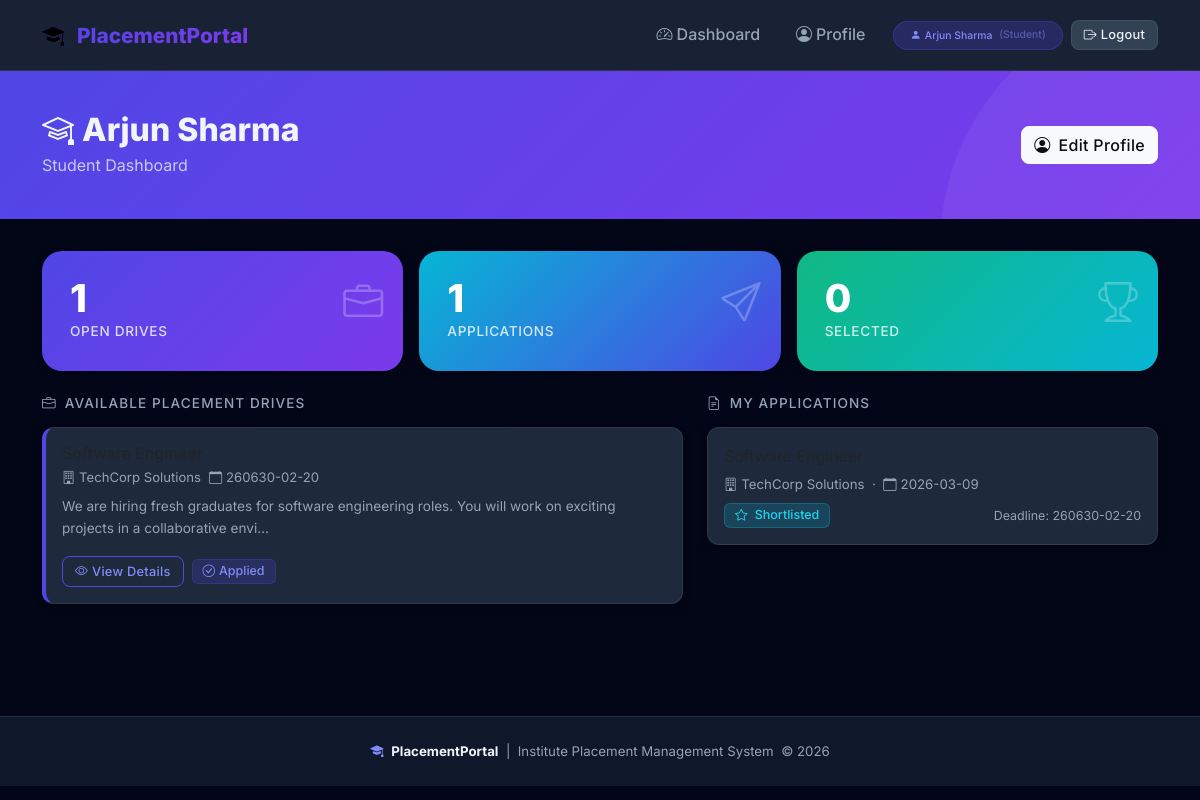
/student/dashboard (signed in), run on the app's committed database.
### tables this page shows
CREATE TABLE placement_drives (
                id          INTEGER PRIMARY KEY AUTOINCREMENT,
                company_id  INTEGER NOT NULL,
                job_title   TEXT    NOT NULL,
                job_desc    TEXT    NOT NULL,
                eligibility TEXT    NOT NULL,
                deadline    TEXT    NOT NULL,
                status      TEXT    NOT NULL DEFAULT 'Pending',
                created_at  TEXT    NOT NULL DEFAULT (datetime('now')),
                FOREIGN KEY (company_id) REFERENCES companies(id) ON DELETE CASCADE
            );

CREATE TABLE companies (
                id          INTEGER PRIMARY KEY AUTOINCREMENT,
                name        TEXT    NOT NULL,
                email       TEXT    NOT NULL UNIQUE,
                password    TEXT    NOT NULL,
                website     TEXT,
                hr_contact  TEXT,
                is_approved INTEGER NOT NULL DEFAULT 0,
                created_at  TEXT    NOT NULL DEFAULT (datetime('now'))
            );

CREATE TABLE applications (
                id           INTEGER PRIMARY KEY AUTOINCREMENT,
                student_id   INTEGER NOT NULL,
                drive_id     INTEGER NOT NULL,
                applied_date TEXT    NOT NULL DEFAULT (datetime('now')),
                status       TEXT    NOT NULL DEFAULT 'Applied',
                FOREIGN KEY (student_id) REFERENCES students(id) ON DELETE CASCADE,
                FOREIGN KEY (drive_id)   REFERENCES placement_drives(id) ON DELETE CASCADE,
                UNIQUE (student_id, drive_id)
            );

### app.py (the view)
@app.route('/student/dashboard')
@login_required_student
def student_dashboard():
    sid = session['user_id']
    applied_ids = {row['drive_id'] for row in
                   query_db("SELECT drive_id FROM applications WHERE student_id = ?", [sid])}
    drives = query_db("""
        SELECT pd.*, c.name AS company_name
        FROM placement_drives pd JOIN companies c ON pd.company_id = c.id
        WHERE pd.status = 'Approved'
        ORDER BY pd.deadline ASC
    """)
    my_apps = query_db("""
        SELECT a.*, pd.job_title, pd.deadline, c.name AS company_name
        FROM applications a
        JOIN placement_drives pd ON a.drive_id = pd.id
        JOIN companies c ON pd.company_id = c.id
        WHERE a.student_id = ?
        ORDER BY a.applied_date DESC
    """, [sid])
    return render_template('student/dashboard.html',
                           drives=drives, my_apps=my_apps, applied_ids=applied_ids)

### app.py (called while the page is built)
def get_db():
    if 'db' not in g:
        g.db = sqlite3.connect(DATABASE)
        g.db.row_factory = sqlite3.Row
        g.db.execute("PRAGMA foreign_keys = ON")
    return g.db

def query_db(query, args=(), one=False):
    cur = get_db().execute(query, args)
    rv = cur.fetchall()
    cur.close()
    return (rv[0] if rv else None) if one else rv

def login_required(role):
    def decorator(f):
        @wraps(f)
        def decorated(*args, **kwargs):
            if session.get('role') != role:
                flash('Please log in to access that page.', 'warning')
                return redirect(url_for('login'))
            return f(*args, **kwargs)
        return decorated
    return decorator

@app.context_processor
def inject_now():
    return {'now': datetime.now()}

### templates/student/dashboard.html (shortened to what this page needs)
{% extends "base.html" %}
{% block content %}
<div class="page-header">
  <div class="container d-flex justify-content-between align-items-center flex-wrap gap-3">
    <div>
      <h1 class="mb-1"><i class="bi bi-mortarboard me-2"></i>{{ session.user_name }}</h1>
      <p class="mb-0 opacity-75">Student Dashboard</p>
    </div>
    <a href="{{ url_for('student_profile') }}" class="btn btn-light fw-600">
      <i class="bi bi-person-circle me-2"></i>Edit Profile
    </a>
  </div>
</div>
<div class="container pb-5">
  <div class="row g-3 mb-4">
    <div class="col-sm-4">
      <div class="card stat-card stat-primary">
        <div class="card-body">
          <span class="stat-icon"><i class="bi bi-briefcase"></i></span>
          <div class="stat-value">{{ drives|length }}</div>
          <div class="stat-label">Open Drives</div>
        </div>
      </div>
    </div>
    <div class="col-sm-4">
      <div class="card stat-card stat-accent">
        <div class="card-body">
          <span class="stat-icon"><i class="bi bi-send"></i></span>
          <div class="stat-value">{{ my_apps|length }}</div>
          <div class="stat-label">Applications</div>
        </div>
      </div>
    </div>
    <div class="col-sm-4">
      <div class="card stat-card stat-success">
        <div class="card-body">
          <span class="stat-icon"><i class="bi bi-trophy"></i></span>
          <div class="stat-value">
            {{ my_apps|selectattr('status','equalto','Selected')|list|length }}
          </div>
          <div class="stat-label">Selected</div>
        </div>
      </div>
    </div>
  </div>
  <div class="row g-4">
    <div class="col-lg-7">
      <h5 class="fw-600 mb-3" style="color:var(--text-secondary);font-size:0.85rem;text-transform:uppercase;letter-spacing:0.08em;">
        <i class="bi bi-briefcase me-2"></i>Available Placement Drives
      </h5>
      {% if drives %}
        {% for d in drives %}
        <div class="drive-card card mb-3">
          <div class="card-body">
            <div class="d-flex justify-content-between align-items-start flex-wrap gap-2">
              <div>
                <h6 class="fw-700 mb-1">{{ d.job_title }}</h6>
                <div class="d-flex gap-2 flex-wrap mb-2" style="font-size:0.82rem;color:var(--text-secondary);">
                  <span><i class="bi bi-building me-1"></i>{{ d.company_name }}</span>
                  <span><i class="bi bi-calendar me-1"></i>{{ d.deadline }}</span>
                </div>
                <p class="mb-0" style="color:var(--text-secondary);font-size:0.85rem;">
                  {{ d.job_desc[:120] }}{% if d.job_desc|length > 120 %}…{% endif %}
                </p>
              </div>
            </div>
            <div class="d-flex gap-2 mt-3 align-items-center flex-wrap">
              <a href="{{ url_for('student_view_drive', did=d.id) }}"
                 class="btn btn-sm btn-outline-primary">
                <i class="bi bi-eye me-1"></i>View Details
              </a>
              {% if d.id in applied_ids %}
                <span class="badge badge-applied"><i class="bi bi-check-circle me-1"></i>Applied</span>
              {% else %}
                <form method="POST" action="{{ url_for('student_apply', did=d.id) }}" class="d-inline">
                  <button type="submit" class="btn btn-sm btn-primary">
                    <i class="bi bi-send me-1"></i>Apply Now
                  </button>
                </form>
              {% endif %}
            </div>
          </div>
        </div>
        {% endfor %}
      {% else %}
      <div class="empty-state">
        <div class="empty-icon"><i class="bi bi-briefcase"></i></div>
        <p>No approved placement drives available right now.</p>
      </div>
      {% endif %}
    </div>
    <div class="col-lg-5">
      <h5 class="fw-600 mb-3" style="color:var(--text-secondary);font-size:0.85rem;text-transform:uppercase;letter-spacing:0.08em;">
        <i class="bi bi-file-earmark-text me-2"></i>My Applications
      </h5>
      {% if my_apps %}
        {% for a in my_apps %}
        <div class="card mb-3">
          <div class="card-body">
            <div class="fw-700 mb-1">{{ a.job_title }}</div>
            <div style="color:var(--text-secondary);font-size:0.83rem;" class="mb-2">
              <i class="bi bi-building me-1"></i>{{ a.company_name }}
              &nbsp;·&nbsp;
              <i class="bi bi-calendar me-1"></i>{{ a.applied_date[:10] }}
            </div>
            <div class="d-flex justify-content-between align-items-center">
              <span class="badge badge-{{ a.status|lower }}">
                {% if a.status == 'Applied' %}<i class="bi bi-clock me-1"></i>
                {% elif a.status == 'Shortlisted' %}<i class="bi bi-star me-1"></i>
                {% elif a.status == 'Selected' %}<i class="bi bi-trophy me-1"></i>
                {% else %}<i class="bi bi-x-circle me-1"></i>{% endif %}
                {{ a.status }}
              </span>
              <small style="color:var(--text-secondary);font-size:0.78rem;">Deadline: {{ a.deadline }}</small>
            </div>
          </div>
        </div>
        {% endfor %}
      {% else %}
      <div class="empty-state">
        <div class="empty-icon"><i class="bi bi-send"></i></div>
        <p>No applications yet. Start applying!</p>
      </div>
      {% endif %}
    </div>
  </div>
</div>
{% endblock %}

### static/css/style.css (style rules this page uses)
:root { --primary: #4f46e5; --primary-dark: #3730a3; --primary-light: #818cf8; --secondary: #7c3aed; --accent: #06b6d4; --success: #10b981; --warning: #f59e0b; --danger: #ef4444; --dark: #0f172a; --darker: #020617; --surface: #1e293b; --surface-2: #334155; --text-primary: #f1f5f9; --text-secondary: #94a3b8; --border: rgba(148, 163, 184, 0.15); --glass: rgba(30, 41, 59, 0.85); --gradient-primary: linear-gradient(135deg, #4f46e5 0%, #7c3aed 100%); --gradient-accent: linear-gradient(135deg, #06b6d4 0%, #4f46e5 100%); --gradient-success: linear-gradient(135deg, #10b981 0%, #06b6d4 100%); --shadow-sm: 0 2px 8px rgba(0,0,0,0.3); --shadow-md: 0 8px 24px rgba(0,0,0,0.4); --shadow-lg: 0 16px 48px rgba(0,0,0,0.5); --radius: 12px; --radius-lg: 20px; }
* { box-sizing: border-box; }
body { font-family: 'Inter', sans-serif; background-color: var(--darker); color: var(--text-primary); min-height: 100vh; line-height: 1.6; }
.page-header { background: var(--gradient-primary); padding: 2.5rem 0; margin-bottom: 2rem; position: relative; overflow: hidden; }
.page-header::before { content: ''; position: absolute; top: -50%; right: -20%; width: 500px; height: 500px; background: rgba(255,255,255,0.05); border-radius: 50%; }
.page-header h1 { font-weight: 800; font-size: 2rem; }
.page-header p { opacity: 0.85; }
.card { background: var(--surface) !important; border: 1px solid var(--border) !important; border-radius: var(--radius) !important; box-shadow: var(--shadow-sm); transition: transform 0.25s, box-shadow 0.25s; }
.stat-card { border-radius: var(--radius-lg) !important; border: 0 !important; overflow: hidden; position: relative; }
.stat-card .card-body { padding: 1.75rem; }
.stat-card .stat-icon { font-size: 2.5rem; opacity: 0.25; position: absolute; right: 1.25rem; top: 1.25rem; }
.stat-card .stat-value { font-size: 2.4rem; font-weight: 800; line-height: 1; margin-bottom: 0.25rem; }
.stat-card .stat-label { font-size: 0.85rem; font-weight: 500; opacity: 0.8; text-transform: uppercase; letter-spacing: 0.05em; }
.stat-primary { background: var(--gradient-primary) !important; color: #fff !important; }
.stat-accent { background: var(--gradient-accent) !important; color: #fff !important; }
.stat-success { background: var(--gradient-success) !important; color: #fff !important; }
.drive-card { border-left: 4px solid var(--primary) !important; transition: all 0.25s; }
.btn { font-weight: 500; border-radius: 8px !important; transition: all 0.2s; letter-spacing: 0.02em; }
.btn-outline-primary { border-color: var(--primary) !important; color: var(--primary-light) !important; }
.btn-sm { font-size: 0.8rem; padding: 0.3rem 0.75rem; }
.badge { font-weight: 500; padding: 0.4em 0.8em; border-radius: 6px; font-size: 0.78rem; }
.badge-applied { background: rgba(79,70,229,0.2); color: #818cf8; border: 1px solid rgba(79,70,229,0.3); }
.badge-shortlisted { background: rgba(6,182,212,0.2); color: #22d3ee; border: 1px solid rgba(6,182,212,0.3); }

### data on the page
placement_drives: company_name "TechCorp Solutions", deadline "260630-02-20", job_desc "We are hiring fresh graduates for software engineering roles. You will work on exciting projects in a collaborative envi", shows "Applied"
applications: company_name "TechCorp Solutions", applied_date "2026-03-09", status "Shortlisted", deadline "260630-02-20"

### other printed values
{{ session.user_name }} "Arjun Sharma"
{{ session.role|capitalize }} "Student"
{{ drives|length }} "1"
{{ my_apps|length }} "1"
{{ my_apps|selectattr('status','equalto','Selected')|list|length }} "0"
